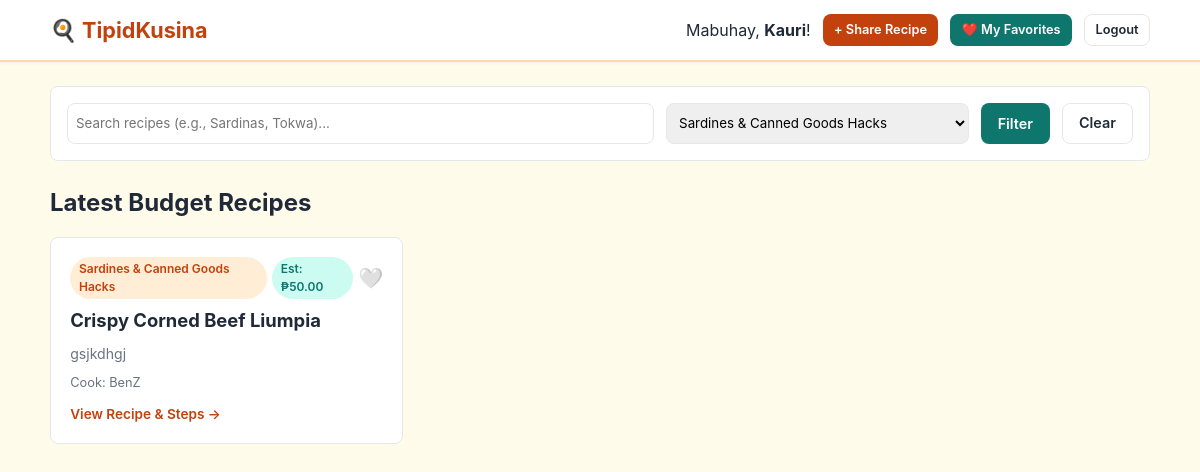
Page /index.php?category=1 (signed in) on the committed database.
### tables this page shows
CREATE TABLE `recipes` (
  `id` int(11) NOT NULL,
  `user_id` int(11) NOT NULL,
  `category_id` int(11) NOT NULL,
  `title` varchar(150) NOT NULL,
  `description` text NOT NULL,
  `instructions` text NOT NULL,
  `estimated_cost` decimal(8,2) NOT NULL DEFAULT 50.00,
  `is_edited` tinyint(1) DEFAULT 0,
  `created_at` timestamp NOT NULL DEFAULT current_timestamp(),
  `updated_at` timestamp NOT NULL DEFAULT current_timestamp() ON UPDATE current_timestamp()
);

CREATE TABLE `categories` (
  `id` int(11) NOT NULL,
  `name` varchar(100) NOT NULL,
  `created_at` timestamp NOT NULL DEFAULT current_timestamp()
);

CREATE TABLE `users` (
  `id` int(11) NOT NULL,
  `name` varchar(100) NOT NULL,
  `email` varchar(150) NOT NULL,
  `password` varchar(255) NOT NULL,
  `created_at` timestamp NOT NULL DEFAULT current_timestamp()
);

### classes/RecipeService.php (called while the page is built, shortened)
<?php
class RecipeService {
    public function getCategories(): array {
        return $this->pdo->query("SELECT * FROM categories ORDER BY name ASC")->fetchAll();
    }
    public function getLatest(string $search = '', int $categoryId = 0): array {
        $sql = "SELECT r.*, c.name AS category_name, u.name AS author_name
                FROM recipes r
                JOIN categories c ON r.category_id = c.id
                JOIN users u ON r.user_id = u.id
                WHERE 1=1";
        $params = [];
        if ($categoryId > 0) {
            $sql .= " AND r.category_id = ?";
            $params[] = $categoryId;
        }
        $sql .= " ORDER BY r.created_at DESC";
        $stmt = $this->pdo->prepare($sql);
        $stmt->execute($params);
        return $stmt->fetchAll();
    }
}

### auth_check.php (called while the page is built, shortened)
<?php
function current_user_id(): int {
    return (int) ($_SESSION['user_id'] ?? 0);
}

### classes/FavoriteService.php (called while the page is built, shortened)
<?php
class FavoriteService {
    public function isFavorited(int $userId, int $recipeId): bool {
        $stmt = $this->pdo->prepare("SELECT id FROM favorites WHERE user_id = ? AND recipe_id = ?");
        $stmt->execute([$userId, $recipeId]);
        return (bool) $stmt->fetch();
    }
}

### index.php (the view, shortened to what this page needs)
<?php
require_once __DIR__ . '/auth_check.php';
require_once __DIR__ . '/db.php';
require_once __DIR__ . '/classes/RecipeService.php';
require_once __DIR__ . '/classes/FavoriteService.php';
$recipeService = new RecipeService($pdo);
$favService = new FavoriteService($pdo);
$search = trim($_GET['q'] ?? '');
$catId = (int)($_GET['category'] ?? 0);
$categories = $recipeService->getCategories();
$recipes = $recipeService->getLatest($search, $catId);
?>
<!DOCTYPE html>
<html lang="en">
<head>
    <link rel="stylesheet" href="style.css">
</head>
<body>
    <header class="navbar">
        <div class="container nav-container">
            <a href="index.php" class="brand">🍳 TipidKusina</a>
            <nav class="nav-links">
                <span>Mabuhay, <strong><?= htmlspecialchars($_SESSION['user_name']) ?></strong>!</span>
                <a href="recipe_create.php" class="btn btn-sm btn-primary">+ Share Recipe</a>
                <a href="my_favorites.php" class="btn btn-sm btn-secondary">❤️ My Favorites</a>
                <a href="logout.php" class="btn btn-sm btn-outline">Logout</a>
            </nav>
        </div>
    </header>
    <main class="container">
        <section class="filter-card">
            <form method="GET" action="index.php" class="filter-form">
                <input type="text" name="q" placeholder="Search recipes (e.g., Sardinas, Tokwa)..." value="<?= htmlspecialchars($search) ?>" class="search-input">
                <select name="category" class="filter-select">
                    <?php foreach ($categories as $cat): ?>
                        <option value="<?= $cat['id'] ?>" <?= $catId === (int)$cat['id'] ? 'selected' : '' ?>>
                            <?= htmlspecialchars($cat['name']) ?>
                        </option>
                    <?php endforeach; ?>
                </select>
                <button type="submit" class="btn btn-secondary">Filter</button>
                <?php if ($search || $catId): ?>
                    <a href="index.php" class="btn btn-outline">Clear</a>
                <?php endif; ?>
            </form>
        </section>
        <section>
            <h2>Latest Budget Recipes</h2>
            <?php if (empty($recipes)): ?>
                <div class="empty-state">
                    <p>No student recipes found matching your filter. Be the first to share one!</p>
                </div>
            <?php else: ?>
                <div class="recipe-grid">
                    <?php foreach ($recipes as $r):
                        $isFav = $favService->isFavorited(current_user_id(), (int)$r['id']);
                    ?>
                        <article class="recipe-card">
                            <div class="recipe-card-header">
                                <span class="badge category-badge"><?= htmlspecialchars($r['category_name']) ?></span>
                                <span class="badge budget-badge">Est: ₱<?= number_format((float)$r['estimated_cost'], 2) ?></span>
                                <button class="fav-btn <?= $isFav ? 'active' : '' ?>" data-id="<?= $r['id'] ?>" title="Toggle Favorite">
                                    <?= $isFav ? '❤️' : '🤍' ?>
                                </button>
                            </div>
                            <h3><a href="recipe_detail.php?id=<?= $r['id'] ?>"><?= htmlspecialchars($r['title']) ?></a></h3>
                            <p class="recipe-desc"><?= htmlspecialchars(mb_strimwidth($r['description'], 0, 110, '...')) ?></p>
                            <div class="recipe-meta">
                                <span>Cook: <?= htmlspecialchars($r['author_name']) ?></span>
                            </div>
                            <a href="recipe_detail.php?id=<?= $r['id'] ?>" class="view-link">View Recipe & Steps →</a>
                        </article>
                    <?php endforeach; ?>
                </div>
            <?php endif; ?>
        </section>
    </main>
</body>
</html>

### style.css (style rules this page uses)
:root { --primary: #c2410c; --primary-hover: #9a3412; --secondary: #0f766e; --secondary-hover: #115e59; --bg: #fffbeb; --surface: #ffffff; --text: #1f2937; --muted: #6b7280; --danger: #dc2626; --border: #e5e7eb; --radius: 8px; }
* { box-sizing: border-box; margin: 0; padding: 0; font-family: -apple-system, BlinkMacSystemFont, "Segoe UI", Roboto, sans-serif; }
body { background: var(--bg); color: var(--text); line-height: 1.5; padding-bottom: 3rem; }
.container { width: 92%; max-width: 1100px; margin: 0 auto; }
.navbar { background: var(--surface); border-bottom: 2px solid #fed7aa; padding: 0.85rem 0; position: sticky; top: 0; z-index: 10; box-shadow: 0 1px 3px rgba(0,0,0,0.05); }
.nav-container { display: flex; justify-content: space-between; align-items: center; flex-wrap: wrap; gap: 0.5rem; }
.brand { font-size: 1.35rem; font-weight: 700; color: var(--primary); text-decoration: none; }
.nav-links { display: flex; align-items: center; gap: 0.75rem; flex-wrap: wrap; }
.btn { display: inline-block; padding: 0.55rem 1rem; border-radius: var(--radius); font-size: 0.9rem; font-weight: 600; cursor: pointer; border: 1px solid transparent; text-decoration: none; }
.btn-primary { background: var(--primary); color: white; }
.btn-secondary { background: var(--secondary); color: white; }
.btn-outline { border-color: var(--border); color: var(--text); background: white; }
.btn-sm { padding: 0.35rem 0.65rem; font-size: 0.8rem; }
.badge { display: inline-block; font-size: 0.75rem; padding: 0.2rem 0.55rem; border-radius: 9999px; font-weight: 600; }
.category-badge { background: #ffedd5; color: var(--primary); }
.budget-badge { background: #ccfbf1; color: var(--secondary); }
.recipe-grid { display: grid; grid-template-columns: repeat(auto-fill, minmax(290px, 1fr)); gap: 1.25rem; margin-top: 1rem; }
.recipe-card { background: white; border: 1px solid var(--border); border-radius: var(--radius); padding: 1.2rem; display: flex; flex-direction: column; justify-content: space-between; }
.recipe-card-header { display: flex; justify-content: space-between; align-items: center; margin-bottom: 0.5rem; gap: 0.3rem; }
.fav-btn { background: none; border: none; font-size: 1.25rem; cursor: pointer; line-height: 1; }
.recipe-card h3 a { color: var(--text); text-decoration: none; font-size: 1.15rem; }
.recipe-desc { color: var(--muted); font-size: 0.88rem; margin: 0.5rem 0; flex-grow: 1; }
.recipe-meta { font-size: 0.8rem; color: var(--muted); display: flex; justify-content: space-between; margin-bottom: 0.75rem; }
.view-link { color: var(--primary); font-size: 0.85rem; font-weight: 600; text-decoration: none; }
.filter-card { background: white; border-radius: var(--radius); padding: 1rem; border: 1px solid var(--border); margin: 1.5rem 0; }
.filter-form { display: flex; gap: 0.75rem; flex-wrap: wrap; }
.search-input { flex: 2; min-width: 200px; padding: 0.5rem; border: 1px solid var(--border); border-radius: var(--radius); }
.filter-select { flex: 1; min-width: 160px; padding: 0.5rem; border: 1px solid var(--border); border-radius: var(--radius); }

### rows in the picture
recipes: category.name "Sardines & Canned Goods Hacks", estimated_cost "50.00", title "Crispy Corned Beef Liumpia", description "gsjkdhgj", user.name "BenZ"

### other values in the picture
$_SESSION['user_name'] "Kauri"
form field category "Sardines & Canned Goods Hacks"
